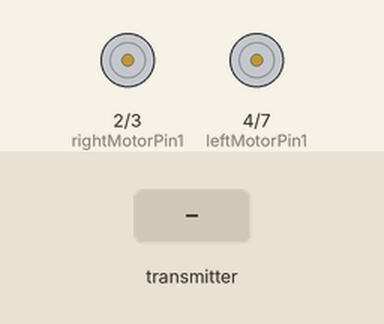
Simulated run of this sketch. Board: Arduino Uno, built with avr-gcc and run on an emulated ATmega328P. Parts: motor-driver pin pairs drawn as motors (green arrow = first pin HIGH = forward, orange = second pin HIGH = backward, longer = more drive, scaled by the enable pin). Inputs (shaded band) come from the test bench. No radio packets arrive unless stated.

Above: at 1.2 s.
1.3 s: the transmitter starts sending xAxisValue = 0
At 1.9 s:
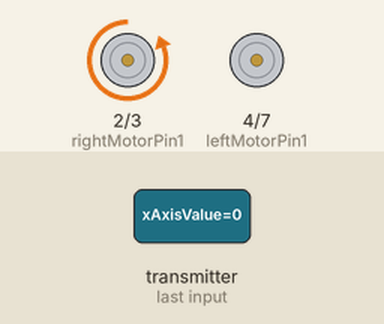
2.8 s: the transmitter starts sending yAxisValue = 128
At 3.1 s:
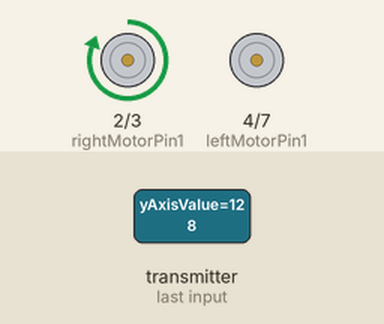
4.3 s: the transmitter starts sending xAxisValue = 64
At 5.4 s:
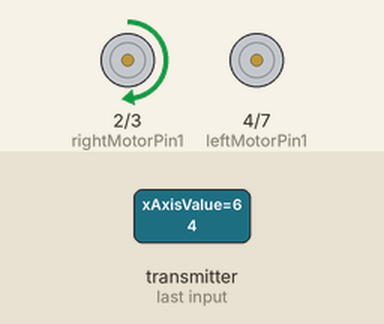
5.8 s: the transmitter starts sending yAxisValue = 0
At 6.5 s:
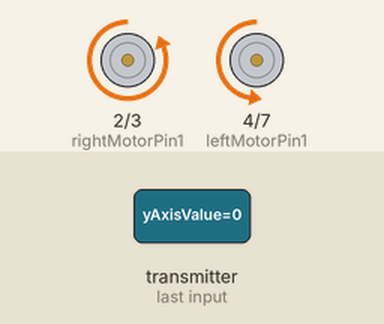
7.3 s: the transmitter starts sending xAxisValue = 128
At 7.7 s:
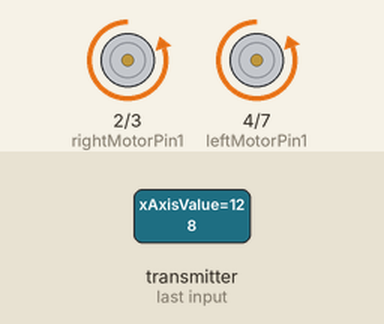
8.8 s: the transmitter starts sending yAxisValue = 64
At 10.0 s:
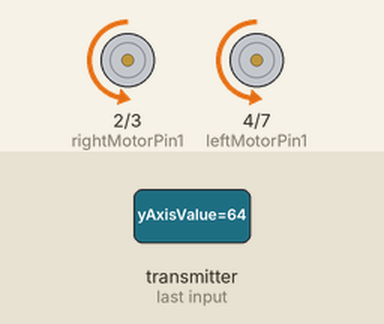
Timing chart, 0 to 11.3 s (numbered marks = the images above; inputs shaded):
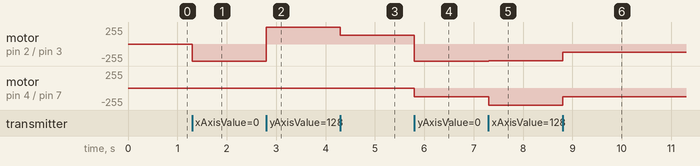

The sketch:

Receiver.ino
```cpp
/*
  Project : Automated Wheelchair – RF Receiver Module
  Author  : Navee
  Platform: Arduino
  Language: C++

  Description:
  - Receives joystick data via nRF24L01
  - Controls left and right motors accordingly
  - Includes signal timeout safety feature
*/

#include <SPI.h>
#include <nRF24L01.h>
#include <RF24.h>

// Uncomment to enable serial debugging
// #define PRINT_DEBUG

#define SIGNAL_TIMEOUT 500   // Signal timeout in milliseconds

// ===================== RF Configuration =====================
const uint64_t pipeIn = 0xF9E8F0F0E1LL;
RF24 radio(8, 9);              // CE, CSN pins
unsigned long lastRecvTime = 0;

// ===================== Data Structure =====================
struct PacketData
{
  byte xAxisValue;
  byte yAxisValue;
} receiverData;

// ===================== Motor Pins =====================
// Right Motor
int enableRightMotor = 5;
int rightMotorPin1   = 2;
int rightMotorPin2   = 3;

// Left Motor
int enableLeftMotor  = 6;
int leftMotorPin1    = 4;
int leftMotorPin2    = 7;

// ======================================================
void setup()
{
  // Motor Pin Configuration
  pinMode(enableRightMotor, OUTPUT);
  pinMode(rightMotorPin1, OUTPUT);
  pinMode(rightMotorPin2, OUTPUT);

  pinMode(enableLeftMotor, OUTPUT);
  pinMode(leftMotorPin1, OUTPUT);
  pinMode(leftMotorPin2, OUTPUT);

  // Stop motors initially
  rotateMotor(0, 0);

  // RF Module Setup
  radio.begin();
  radio.setDataRate(RF24_250KBPS);
  radio.openReadingPipe(1, pipeIn);
  radio.startListening();

  #ifdef PRINT_DEBUG
    Serial.begin(115200);
  #endif
}

// ======================================================
void loop()
{
  int rightMotorSpeed = 0;
  int leftMotorSpeed  = 0;

  // Check RF connection and availability
  if (radio.isChipConnected() && radio.available())
  {
    radio.read(&receiverData, sizeof(PacketData));

    int mappedYValue = map(receiverData.yAxisValue, 0, 254, -255, 255);
    int mappedXValue = map(receiverData.xAxisValue, 0, 254, -255, 255);

    int motorDirection = 1;
    if (mappedYValue < 0)
    {
      motorDirection = -1;
    }

    // Differential drive calculation
    rightMotorSpeed = abs(mappedYValue) - mappedXValue;
    leftMotorSpeed  = abs(mappedYValue) + mappedXValue;

    rightMotorSpeed = constrain(rightMotorSpeed, 0, 255);
    leftMotorSpeed  = constrain(leftMotorSpeed, 0, 255);

    rotateMotor(rightMotorSpeed * motorDirection,
                leftMotorSpeed * motorDirection);

    lastRecvTime = millis();

    #ifdef PRINT_DEBUG
      Serial.println(receiverData.xAxisValue);
      Serial.println(receiverData.yAxisValue);
    #endif
  }
  else
  {
    // Signal lost → stop motors
    unsigned long now = millis();
    if (now - lastRecvTime > SIGNAL_TIMEOUT)
    {
      rotateMotor(0, 0);
    }
  }
}

// ======================================================
// Motor Control Function
void rotateMotor(int rightMotorSpeed, int leftMotorSpeed)
{
  // Right Motor Direction
  if (rightMotorSpeed < 0)
  {
    digitalWrite(rightMotorPin1, LOW);
    digitalWrite(rightMotorPin2, HIGH);
  }
  else if (rightMotorSpeed > 0)
  {
    digitalWrite(rightMotorPin1, HIGH);
    digitalWrite(rightMotorPin2, LOW);
  }
  else
  {
    digitalWrite(rightMotorPin1, LOW);
    digitalWrite(rightMotorPin2, LOW);
  }

  // Left Motor Direction
  if (leftMotorSpeed < 0)
  {
    digitalWrite(leftMotorPin1, LOW);
    digitalWrite(leftMotorPin2, HIGH);
  }
  else if (leftMotorSpeed > 0)
  {
    digitalWrite(leftMotorPin1, HIGH);
    digitalWrite(leftMotorPin2, LOW);
  }
  else
  {
    digitalWrite(leftMotorPin1, LOW);
    digitalWrite(leftMotorPin2, LOW);
  }

  // Speed Control
  analogWrite(enableRightMotor, abs(rightMotorSpeed));
  analogWrite(enableLeftMotor, abs(leftMotorSpeed));
}
```

Measured:
- after the input at 1.3 s, motor on pin 2 (rightMotorPin1) / pin 3 (rightMotorPin2): stopped → backward 255/255 at once
- after the input at 2.8 s, motor on pin 2 (rightMotorPin1) / pin 3 (rightMotorPin2): backward 255/255 → forward 255/255 at once
- after the input at 4.3 s, motor on pin 2 (rightMotorPin1) / pin 3 (rightMotorPin2): forward 255/255 → forward 129/255 at once
- after the input at 5.8 s, motor on pin 2 (rightMotorPin1) / pin 3 (rightMotorPin2): forward 129/255 → backward 255/255 at once; motor on pin 4 (leftMotorPin1) / pin 7 (leftMotorPin2): stopped → backward 128/255 at once
- after the input at 7.3 s, motor on pin 2 (rightMotorPin1) / pin 3 (rightMotorPin2): backward 255/255 → backward 253/255 at once; motor on pin 4 (leftMotorPin1) / pin 7 (leftMotorPin2): backward 128/255 → backward 255/255 at once
- after the input at 8.8 s, motor on pin 2 (rightMotorPin1) / pin 3 (rightMotorPin2): backward 253/255 → backward 125/255 at once; motor on pin 4 (leftMotorPin1) / pin 7 (leftMotorPin2): backward 255/255 → backward 129/255 at once
